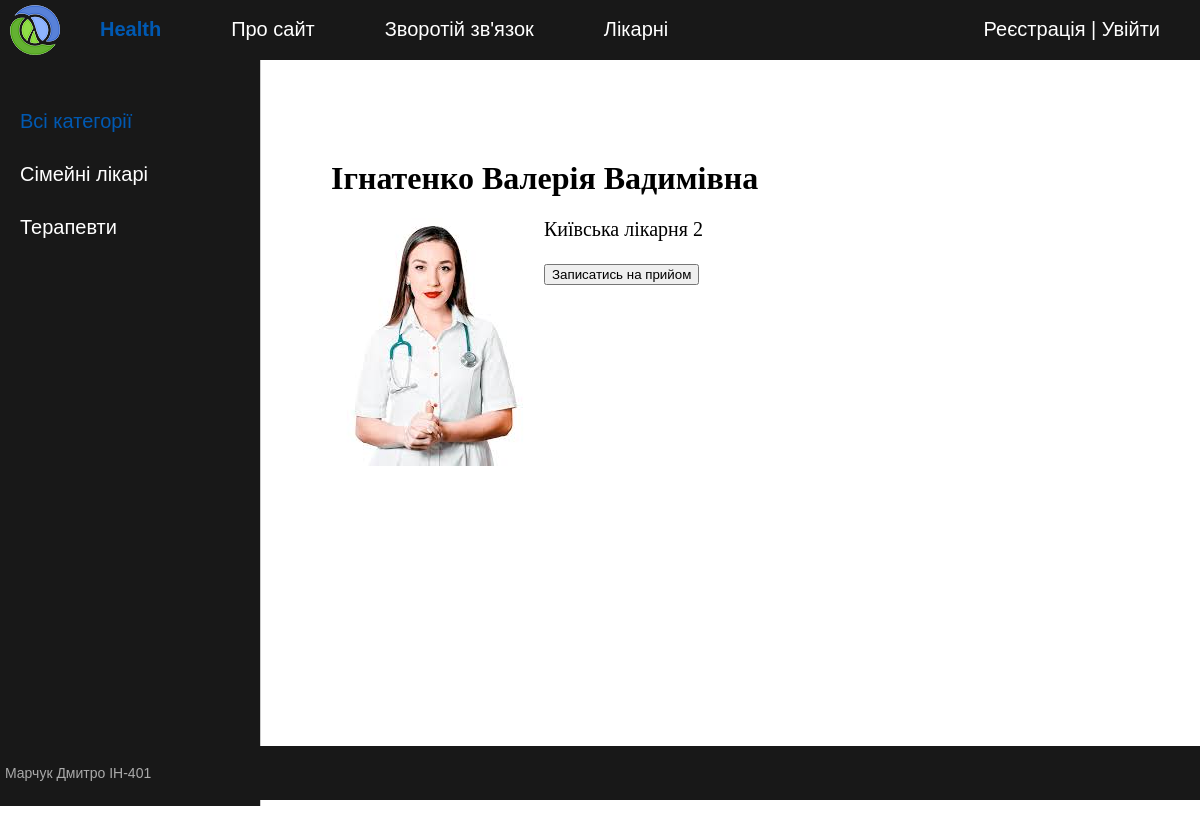
Page /post/test4/ on the committed database.
### doctors/models.py (models this page shows, shortened)
class Category(models.Model):
    name = models.CharField(max_length=100, db_index=True, verbose_name="Категорія")
    slug = models.SlugField(max_length=255, unique=True, db_index=True, verbose_name="URL")
    def get_absolute_url(self):
        return reverse('category', kwargs={'cat_slug': self.slug})
    class Meta:
        verbose_name = 'Категорія'
        verbose_name_plural = 'Категорії'
        ordering = ['id']

class Doctors(models.Model):
    title = models.CharField(max_length=255, verbose_name="Заголовок")
    slug = models.SlugField(max_length=255, unique=True, db_index=True, verbose_name="URL")
    content = models.TextField(blank=True, verbose_name="Текст")
    photo = models.ImageField(upload_to="photos/%Y/%m/%d/", verbose_name="Фото")
    time_create = models.DateTimeField(auto_now_add=True, verbose_name="Час створення")
    time_update = models.DateTimeField(auto_now=True, verbose_name="Час зміни")
    is_published = models.BooleanField(default=True, verbose_name="Публікація")
    cat = models.ForeignKey('Category', on_delete=models.PROTECT, verbose_name="Категорії")
    def __str__(self):
        return self.title
    class Meta:
        verbose_name = 'Лікарі'
        verbose_name_plural = 'Лікарі'
        ordering = ['id']

### doctors/views.py (the view)
# urls.py: path('post/<slug:post_slug>/', ShowPost.as_view(), name='post'),
class ShowPost(DataMixin, DetailView):
    model = Doctors
    template_name = 'doctors/post.html'
    slug_url_kwarg = 'post_slug'
    context_object_name = 'post'
    def get_context_data(self, *, object_list=None, **kwargs):
        context = super().get_context_data(**kwargs)
        c_def = self.get_user_context(title=context['post'])
        return dict(list(context.items()) + list(c_def.items()))

### doctors/templatetags/doctors_tags.py (called while the page is built)
@register.inclusion_tag('doctors/list_categories.html')
def show_categories(sort=None, cat_selected=0):
    if not sort:
        cats = Category.objects.all()
    else:
        cats = Category.objects.order_by(sort)
    return {"cats": cats, "cat_selected": cat_selected}

### doctors/utils.py (called while the page is built)
    def get_user_context(self, **kwargs):
        context = kwargs
        cats = Category.objects.annotate(Count('doctors'))
        user_menu = menu.copy()
        if not self.request.user.is_authenticated:
            user_menu.pop(1)
        context['menu'] = user_menu
        context['cats'] = cats
        if 'cat_selected' not in context:
            context['cat_selected'] = 0
        return context

### doctors/templates/doctors/post.html
{% extends 'doctors/base.html' %}
{% block content %}
<h1>{{post.title}}</h1>
{% if post.photo %}
<p><img class="img-article-left" src="{{post.photo.url}}"></p>
{% endif %}
{{post.content|linebreaks}}
<button type="button" class="btn btn-primary btn-lg btn-block">Записатись на прийом</button>
{% endblock %}

### doctors/templates/doctors/list_categories.html
{% for c in cats %}
	{% if c.pk == cat_selected %}
		<li class="selected">{{c.name}}</li>
	{% else %}
		<li><a href="{{ c.get_absolute_url }}">{{c.name}}</a></li>
	{% endif %}
{% endfor %}

### doctors/static/doctors/css/styles.css (style rules this page uses)
html, body { font-family: 'Arial'; margin: 0; padding: 0; height: 100%; width: 100%; color: #444; }
a { color: #0059b2; text-decoration: none; }
img { max-width: 600px; height: auto; }
img.img-article-left { max-width: 300px; height: auto; float: left; padding: 0 10px 10px 0; }
.left-chapters ul li { margin: 30px 0 0 0; color: #999; }
.left-chapters ul li a { color: #fff; text-decoration: none; }
.content-text h1 { font-size: 32px; }

### rows in the picture
Category: name "Сімейні лікарі"
Category: name "Терапевти"
Doctors: title "Ігнатенко Валерія Вадимівна", photo (picture), content "Київська лікарня 2"

### other values in the picture
{{ m.title }} "Про сайт" "Зворотій зв'язок" "Лікарні"
